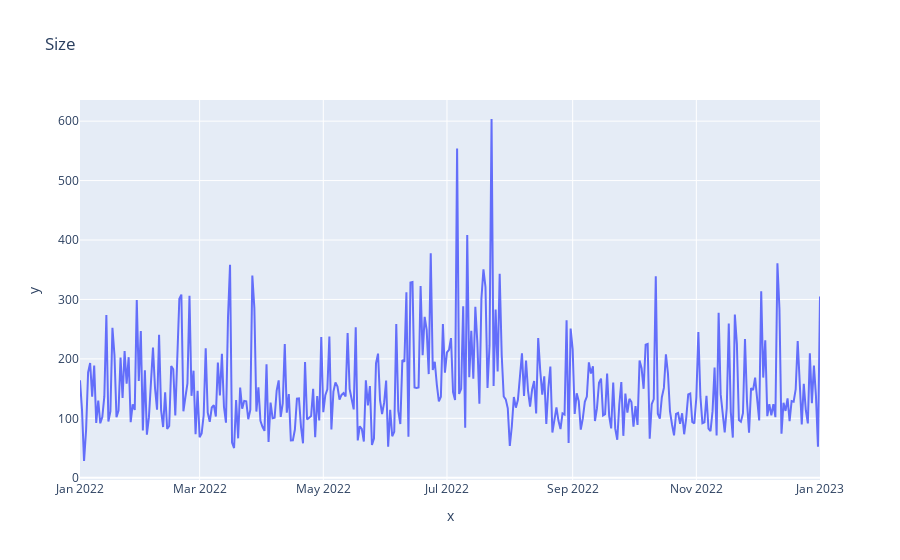

The notebook cell saved with this chart:
### Code cell
# Interactive visualizations

import plotly.express as px

fig = px.line( y=df_NEO_m_avg, x=df_NEO_m.index,title='Size')
fig.show()

### Figure 1 — Plotly figure (JSON) as saved in the notebook; plotly's stock layout.template omitted (floating-point values rounded to 4 significant figures; data arrays with more than 128 entries replaced by an {"elided": "..."} marker saying what was removed)
{"data": [{"hovertemplate": "x=%{x}<br>y=%{y}<extra></extra>", "legendgroup": "", "line": {"color": "#636efa", "dash": "solid"}, "marker": {"symbol": "circle"}, "mode": "lines", "name": "", "orientation": "v", "showlegend": false, "type": "scatter", "x": {"elided": "418 str values"}, "xaxis": "x", "y": {"elided": "418 float values"}, "yaxis": "y"}], "layout": {"legend": {"tracegroupgap": 0}, "title": {"text": "Size"}, "xaxis": {"anchor": "y", "domain": [0, 1], "title": {"text": "x"}}, "yaxis": {"anchor": "x", "domain": [0, 1], "title": {"text": "y"}}}}
